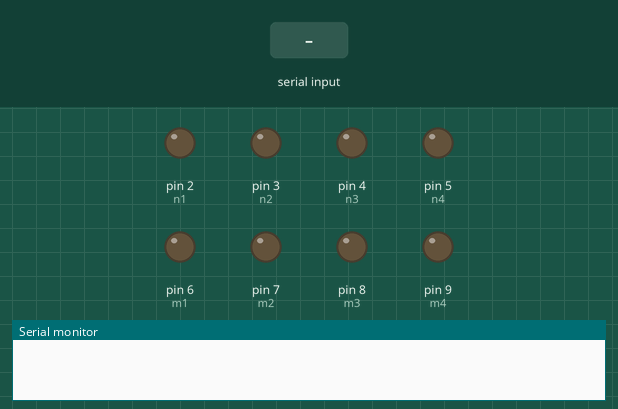
Recording of a sketch running on a simulated Arduino Uno, built with avr-gcc and run on an emulated ATmega328P. Parts: output pins drawn as LEDs (lit = HIGH), the last lines printed to the serial monitor. Inputs (shaded band) come from the test bench.

Above: at 1.2 s.
1.3 s: "F" received over Serial
At 2.3 s:
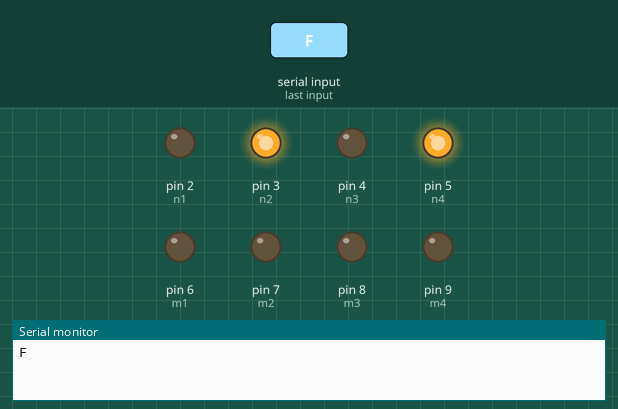
2.8 s: "B" received over Serial
At 3.5 s:
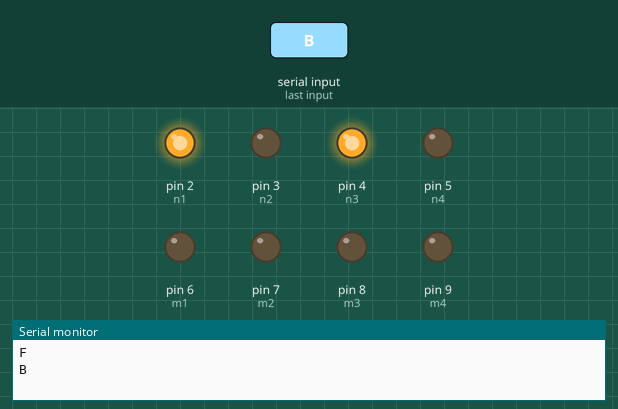
4.3 s: "L" received over Serial
At 4.6 s:
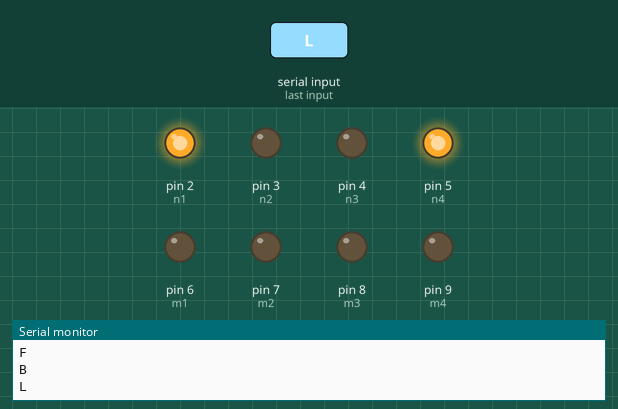
5.8 s: "R" received over Serial
At 7.0 s:
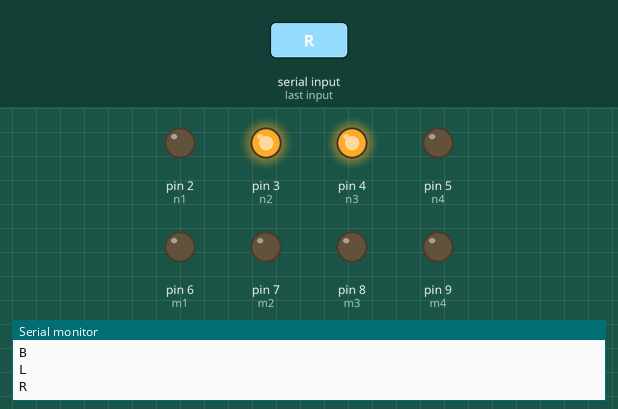
7.3 s: "T" received over Serial
At 8.1 s:
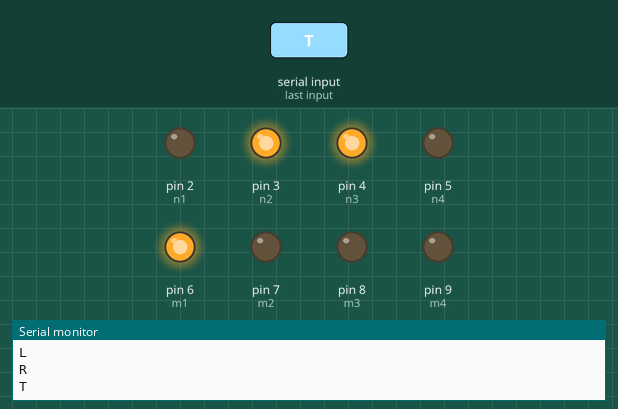
8.8 s: "X" received over Serial
At 9.3 s:
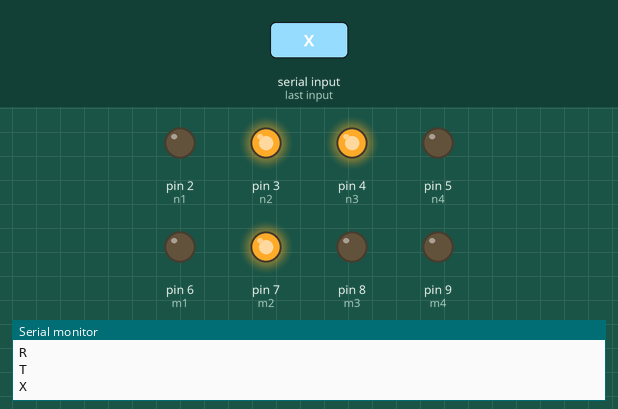
Timing chart, 0 to 11.3 s (numbered marks = the images above; inputs shaded):
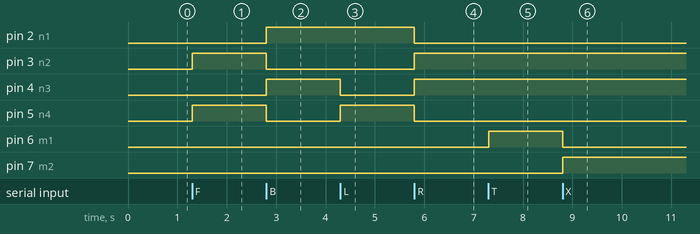

The sketch:

Pick_Drop.ino
```cpp
int n1 = 2, n2 = 3, n3 = 4, n4 = 5, m1 = 6, m2 = 7, m3 = 8, m4 = 9;
char command;
void setup()
{
  pinMode(n1, OUTPUT);
  pinMode(n2, OUTPUT);
  pinMode(n3, OUTPUT);
  pinMode(n4, OUTPUT);
  pinMode(m1, OUTPUT);
  pinMode(m2, OUTPUT);
  pinMode(m3, OUTPUT);
  pinMode(m4, OUTPUT);
  Serial.begin(9600);
}
void loop() {
  if (Serial.available() > 0) {
    command = Serial.read();
    Serial.println(command);
    if(command == 'F')
      backward();
    else if (command== 'B')
      forward();
    else if (command == 'L')
      left();
    else if (command == 'R')
      right();
    else if (command =='0') {
      stop();
      stop_gripper();
      stop_hand();
    }
    else if(command == 'T')
      open();
    else if(command == 'X')
      close();
    else if(command == 'S')
        up();
    else if(command == 'C')
      down();
  }
}
void forward() {
  digitalWrite(n1, HIGH);
  digitalWrite(n2, LOW);
  digitalWrite(n3, HIGH);
  digitalWrite(n4, LOW);
}
void backward() {
  digitalWrite(n1, LOW);
  digitalWrite(n2, HIGH);
  digitalWrite(n3, LOW);
  digitalWrite(n4, HIGH);
}
void left() {
  digitalWrite(n1, HIGH);
  digitalWrite(n2, LOW);
  digitalWrite(n3, LOW);
  digitalWrite(n4, HIGH);
}
void right() {
  digitalWrite(n1, LOW);
  digitalWrite(n2, HIGH);
  digitalWrite(n3, HIGH);
  digitalWrite(n4, LOW);
}
void stop() {
  digitalWrite(n1, LOW);
  digitalWrite(n2, LOW);
  digitalWrite(n3, LOW);
  digitalWrite(n4, LOW);
}
void open() {
  digitalWrite(m1, HIGH);
  digitalWrite(m2, LOW);
}
void close() {
  digitalWrite(m1, LOW);
  digitalWrite(m2, HIGH);
}
void up() {
  digitalWrite(m3, HIGH);
  digitalWrite(m4, LOW);
}
void down() {
  digitalWrite(m3, LOW);
  digitalWrite(m4, HIGH);
}
void stop_gripper() {
  digitalWrite(m1, LOW);
  digitalWrite(m2, LOW);
}
void stop_hand() {
  digitalWrite(m3, LOW);
  digitalWrite(m4, LOW);
}
```

Measured:
- after the input at 1.3 s, pin 3 (n2), pin 5 (n4): LOW → HIGH at once
- after the input at 2.8 s, pin 2 (n1), pin 4 (n3): LOW → HIGH at once; pin 3 (n2), pin 5 (n4): HIGH → LOW at once
- after the input at 4.3 s, pin 4 (n3): HIGH → LOW at once; pin 5 (n4): LOW → HIGH at once
- after the input at 5.8 s, pin 2 (n1), pin 5 (n4): HIGH → LOW at once; pin 3 (n2), pin 4 (n3): LOW → HIGH at once
- after the input at 7.3 s, pin 6 (m1): LOW → HIGH at once
- after the input at 8.8 s, pin 6 (m1): HIGH → LOW at once; pin 7 (m2): LOW → HIGH at once
